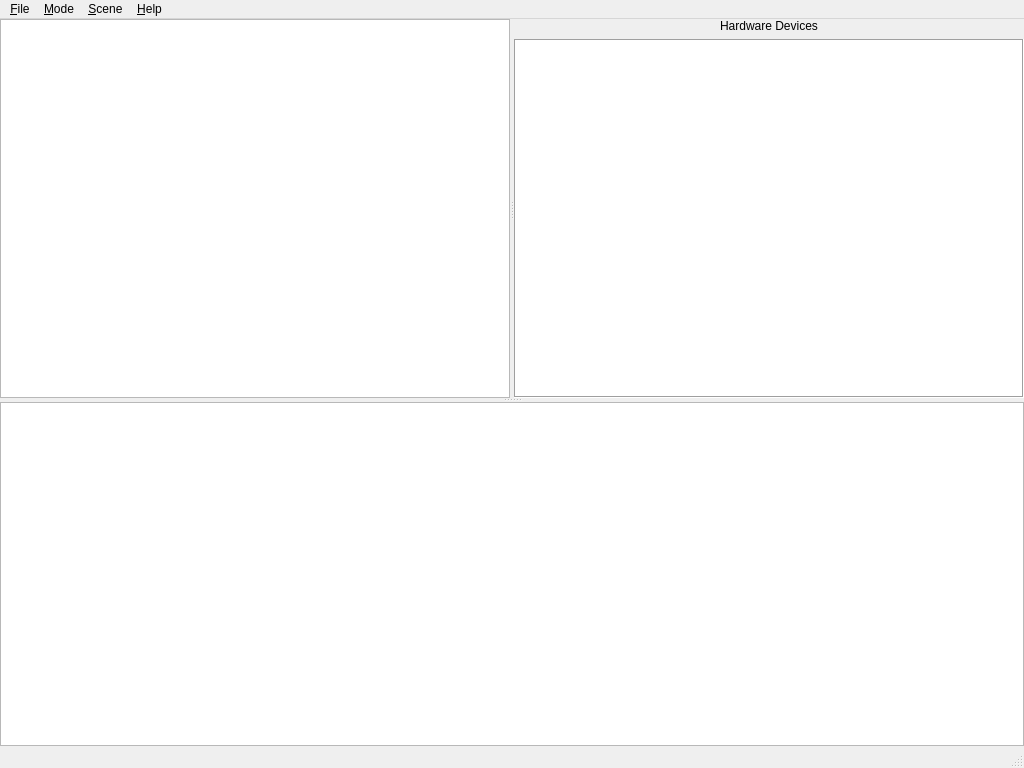
<?xml version="1.0" encoding="UTF-8"?>
<ui version="4.0">
 <class>MainWindow</class>
 <widget class="QMainWindow" name="MainWindow">
  <property name="geometry">
   <rect>
    <x>0</x>
    <y>0</y>
    <width>1024</width>
    <height>768</height>
   </rect>
  </property>
  <property name="minimumSize">
   <size>
    <width>128</width>
    <height>128</height>
   </size>
  </property>
  <property name="windowTitle">
   <string>LuxMark</string>
  </property>
  <property name="windowIcon">
   <iconset resource="resources.qrc">
    <normaloff>:/images/resources/SLG_luxball_sppm_small.png</normaloff>:/images/resources/SLG_luxball_sppm_small.png</iconset>
  </property>
  <widget class="QWidget" name="centralwidget">
   <property name="minimumSize">
    <size>
     <width>160</width>
     <height>120</height>
    </size>
   </property>
   <layout class="QVBoxLayout" name="verticalLayout_2">
    <property name="spacing">
     <number>0</number>
    </property>
    <property name="margin">
     <number>0</number>
    </property>
    <item>
     <widget class="QSplitter" name="splitter_2">
      <property name="orientation">
       <enum>Qt::Vertical</enum>
      </property>
      <widget class="QSplitter" name="splitter">
       <property name="orientation">
        <enum>Qt::Horizontal</enum>
       </property>
       <widget class="QGraphicsView" name="RenderView"/>
       <widget class="QWidget" name="layoutWidget">
        <layout class="QVBoxLayout" name="verticalLayout">
         <item>
          <widget class="QLabel" name="hardwareDevicesLabel">
           <property name="sizePolicy">
            <sizepolicy hsizetype="Preferred" vsizetype="Preferred">
             <horstretch>0</horstretch>
             <verstretch>0</verstretch>
            </sizepolicy>
           </property>
           <property name="frameShape">
            <enum>QFrame::NoFrame</enum>
           </property>
           <property name="frameShadow">
            <enum>QFrame::Sunken</enum>
           </property>
           <property name="text">
            <string>Hardware Devices</string>
           </property>
           <property name="alignment">
            <set>Qt::AlignCenter</set>
           </property>
           <property name="textInteractionFlags">
            <set>Qt::NoTextInteraction</set>
           </property>
          </widget>
         </item>
         <item>
          <widget class="QTreeView" name="HardwareView">
           <property name="sizePolicy">
            <sizepolicy hsizetype="Preferred" vsizetype="Expanding">
             <horstretch>0</horstretch>
             <verstretch>0</verstretch>
            </sizepolicy>
           </property>
           <property name="frameShape">
            <enum>QFrame::Box</enum>
           </property>
           <attribute name="headerVisible">
            <bool>false</bool>
           </attribute>
          </widget>
         </item>
        </layout>
       </widget>
      </widget>
      <widget class="QTextEdit" name="LogView">
       <property name="readOnly">
        <bool>true</bool>
       </property>
      </widget>
     </widget>
    </item>
   </layout>
  </widget>
  <widget class="QMenuBar" name="menubar">
   <property name="geometry">
    <rect>
     <x>0</x>
     <y>0</y>
     <width>1024</width>
     <height>25</height>
    </rect>
   </property>
   <widget class="QMenu" name="menu_File">
    <property name="title">
     <string>&amp;File</string>
    </property>
    <addaction name="action_Quit"/>
   </widget>
   <widget class="QMenu" name="menu_Help">
    <property name="title">
     <string>&amp;Help</string>
    </property>
    <addaction name="action_About"/>
   </widget>
   <widget class="QMenu" name="menu_Mode">
    <property name="title">
     <string>&amp;Mode</string>
    </property>
    <addaction name="action_Benchmark_OpenCL_GPUs"/>
    <addaction name="action_Benchmark_OpenCL_CPUs_GPUs"/>
    <addaction name="action_Benchmark_OpenCL_CPUs"/>
    <addaction name="action_Interactive"/>
    <addaction name="action_Pause"/>
   </widget>
   <widget class="QMenu" name="menu_Scene">
    <property name="title">
     <string>&amp;Scene</string>
    </property>
    <addaction name="action_LuxBall_HDR"/>
    <addaction name="action_LuxBall"/>
   </widget>
   <addaction name="menu_File"/>
   <addaction name="menu_Mode"/>
   <addaction name="menu_Scene"/>
   <addaction name="menu_Help"/>
  </widget>
  <widget class="QStatusBar" name="statusbar"/>
  <action name="action_Quit">
   <property name="text">
    <string>&amp;Quit</string>
   </property>
   <property name="shortcut">
    <string>Ctrl+Q</string>
   </property>
  </action>
  <action name="action_About">
   <property name="text">
    <string>About</string>
   </property>
  </action>
  <action name="action_Benchmark_OpenCL_GPUs">
   <property name="checkable">
    <bool>true</bool>
   </property>
   <property name="text">
    <string>Benchmark (OpenCL &amp;GPUs-only)</string>
   </property>
  </action>
  <action name="action_Interactive">
   <property name="checkable">
    <bool>true</bool>
   </property>
   <property name="text">
    <string>&amp;Interactive (OpenCL GPUs-only)</string>
   </property>
  </action>
  <action name="action_LuxBall_HDR">
   <property name="checkable">
    <bool>true</bool>
   </property>
   <property name="text">
    <string>LuxBall &amp;HDR (262K triangles)</string>
   </property>
   <property name="shortcut">
    <string>Ctrl+C</string>
   </property>
  </action>
  <action name="action_LuxBall">
   <property name="checkable">
    <bool>true</bool>
   </property>
   <property name="text">
    <string>&amp;LuxBall  (262K triangles)</string>
   </property>
   <property name="shortcut">
    <string>Ctrl+L</string>
   </property>
  </action>
  <action name="action_Benchmark_OpenCL_CPUs_GPUs">
   <property name="checkable">
    <bool>true</bool>
   </property>
   <property name="text">
    <string>Benchmark (OpenCL CPUs &amp;+ GPUs)</string>
   </property>
  </action>
  <action name="action_Pause">
   <property name="checkable">
    <bool>true</bool>
   </property>
   <property name="text">
    <string>&amp;Pause</string>
   </property>
  </action>
  <action name="action_Benchmark_OpenCL_CPUs">
   <property name="checkable">
    <bool>true</bool>
   </property>
   <property name="text">
    <string>Benchmark (OpenCL &amp;CPUs-only)</string>
   </property>
  </action>
 </widget>
 <resources>
  <include location="resources.qrc"/>
 </resources>
 <connections>
  <connection>
   <sender>action_Quit</sender>
   <signal>triggered()</signal>
   <receiver>MainWindow</receiver>
   <slot>exitApp()</slot>
   <hints>
    <hint type="sourcelabel">
     <x>-1</x>
     <y>-1</y>
    </hint>
    <hint type="destinationlabel">
     <x>511</x>
     <y>383</y>
    </hint>
   </hints>
  </connection>
  <connection>
   <sender>action_About</sender>
   <signal>triggered()</signal>
   <receiver>MainWindow</receiver>
   <slot>showAbout()</slot>
   <hints>
    <hint type="sourcelabel">
     <x>-1</x>
     <y>-1</y>
    </hint>
    <hint type="destinationlabel">
     <x>511</x>
     <y>383</y>
    </hint>
   </hints>
  </connection>
  <connection>
   <sender>action_LuxBall</sender>
   <signal>triggered()</signal>
   <receiver>MainWindow</receiver>
   <slot>setLuxBallScene()</slot>
   <hints>
    <hint type="sourcelabel">
     <x>-1</x>
     <y>-1</y>
    </hint>
    <hint type="destinationlabel">
     <x>380</x>
     <y>318</y>
    </hint>
   </hints>
  </connection>
  <connection>
   <sender>action_LuxBall_HDR</sender>
   <signal>triggered()</signal>
   <receiver>MainWindow</receiver>
   <slot>setLuxBallHDRScene()</slot>
   <hints>
    <hint type="sourcelabel">
     <x>-1</x>
     <y>-1</y>
    </hint>
    <hint type="destinationlabel">
     <x>380</x>
     <y>318</y>
    </hint>
   </hints>
  </connection>
  <connection>
   <sender>action_Benchmark_OpenCL_CPUs_GPUs</sender>
   <signal>triggered()</signal>
   <receiver>MainWindow</receiver>
   <slot>setBenchmarkCPUsGPUsMode()</slot>
   <hints>
    <hint type="sourcelabel">
     <x>-1</x>
     <y>-1</y>
    </hint>
    <hint type="destinationlabel">
     <x>380</x>
     <y>318</y>
    </hint>
   </hints>
  </connection>
  <connection>
   <sender>action_Interactive</sender>
   <signal>triggered()</signal>
   <receiver>MainWindow</receiver>
   <slot>setInteractiveMode()</slot>
   <hints>
    <hint type="sourcelabel">
     <x>-1</x>
     <y>-1</y>
    </hint>
    <hint type="destinationlabel">
     <x>380</x>
     <y>318</y>
    </hint>
   </hints>
  </connection>
  <connection>
   <sender>action_Benchmark_OpenCL_GPUs</sender>
   <signal>triggered()</signal>
   <receiver>MainWindow</receiver>
   <slot>setBenchmarkGPUsMode()</slot>
   <hints>
    <hint type="sourcelabel">
     <x>-1</x>
     <y>-1</y>
    </hint>
    <hint type="destinationlabel">
     <x>511</x>
     <y>383</y>
    </hint>
   </hints>
  </connection>
  <connection>
   <sender>action_Pause</sender>
   <signal>triggered()</signal>
   <receiver>MainWindow</receiver>
   <slot>setPauseMode()</slot>
   <hints>
    <hint type="sourcelabel">
     <x>-1</x>
     <y>-1</y>
    </hint>
    <hint type="destinationlabel">
     <x>511</x>
     <y>383</y>
    </hint>
   </hints>
  </connection>
  <connection>
   <sender>action_Benchmark_OpenCL_CPUs</sender>
   <signal>triggered()</signal>
   <receiver>MainWindow</receiver>
   <slot>setBenchmarkCPUsMode()</slot>
   <hints>
    <hint type="sourcelabel">
     <x>-1</x>
     <y>-1</y>
    </hint>
    <hint type="destinationlabel">
     <x>511</x>
     <y>383</y>
    </hint>
   </hints>
  </connection>
 </connections>
 <slots>
  <slot>exitApp()</slot>
  <slot>showAbout()</slot>
  <slot>setLuxBallScene()</slot>
  <slot>setLuxBallHDRScene()</slot>
  <slot>setBenchmarkGPUsMode()</slot>
  <slot>setInteractiveMode()</slot>
  <slot>setBenchmarkCPUsGPUsMode()</slot>
  <slot>setBenchmarkNativeMode()</slot>
  <slot>setPauseMode()</slot>
  <slot>setBenchmarkCPUsMode()</slot>
 </slots>
</ui>
